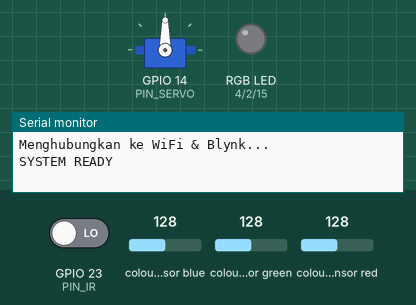
Recording of a sketch running on a simulated ESP32. Shown: servo, an RGB LED mixed from three pins (HIGH = lit), the last lines printed to the serial monitor. Wiring (inferred from the names in the program): TCS3200 colour sensor: output GPIO 22; S2 GPIO 19; S3 GPIO 21; S0 GPIO 5; S1 GPIO 18. Dashed ring = blinking. The inputs (shaded band) are chosen by the test bench; at power-on: colour sensor blue 128, colour sensor green 128, colour sensor red 128, GPIO 23 (PIN_IR) LOW. WiFi joins after 1.5 s; servers stay silent unless stated; pins used as bus, display or sensor lines are not drawn.

Above: at 3.0 s.
3.1 s: colour sensor blue set to 65
5.2 s: colour sensor blue set to 59
At 6.5 s:
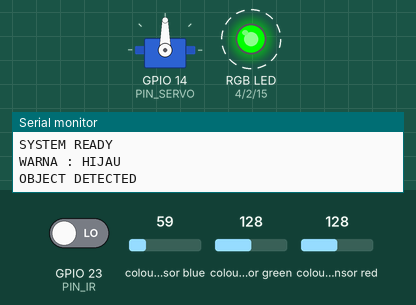
8.2 s: colour sensor green set to 11
11.2 s: colour sensor green set to 8
At 13.7 s:
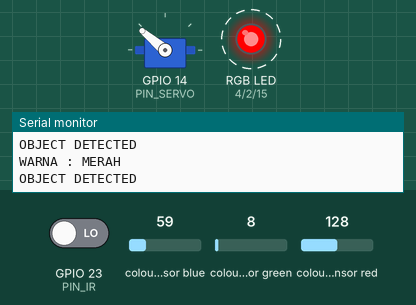
14.2 s: colour sensor red set to 30
At 14.92 s:
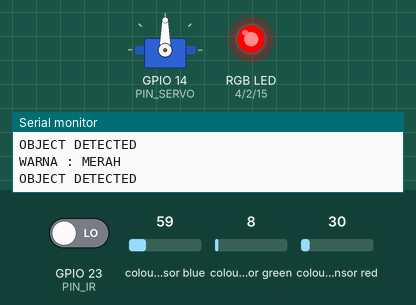
17.2 s: colour sensor red set to 24
At 18.9 s:
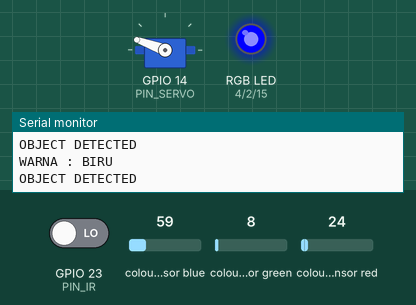
Timing chart, 0 to 21.2 s (numbered marks = the images above; inputs shaded):
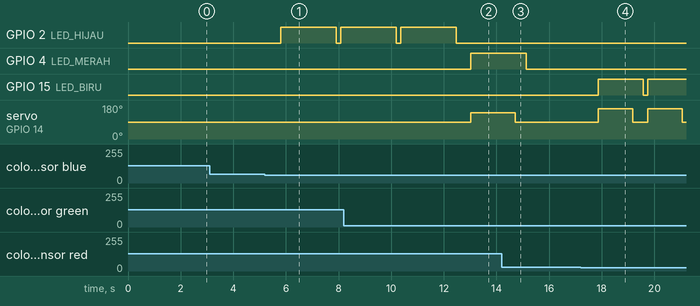

Measured:
- the behaviour switches between 62 and 61 on colour sensor blue (found by bisection; images 0 and 1)
- the behaviour switches between 10 and 9 on colour sensor green (found by bisection; images 1 and 2)
- the behaviour switches between 27 and 26 on colour sensor red (found by bisection; images 3 and 4)
- after the input at 3.1 s, every drawn part: stays the same
- after the input at 5.2 s, GPIO 2 (LED_HIJAU): LOW → HIGH after 0.60 s, → LOW 2.1 s later, → HIGH 0.18 s later
- after the input at 17.2 s, GPIO 15 (LED_BIRU): LOW → HIGH after 0.67 s, → LOW 1.7 s later, → HIGH 0.18 s later; servo on GPIO 14 (PIN_SERVO): alternates 160° for 1.3 s and 90° for 0.59 s, starting after 0.67 s

The sketch:

ESP32_Color_Sorter.ino
```cpp
//=====================================================
// PROYEK : PENYORTIR WARNA OTOMATIS BERBASIS ESP32
// SENSOR : TCS3200
// METODE : Circular Buffer + Moving Average +
//           Euclidean Distance + Selection Sort + k-NN
// AKTUATOR : Servo 180°
// MONITORING : Blynk IoT
//=====================================================


#define BLYNK_TEMPLATE_ID   "TMPL6HSg78t_E"
#define BLYNK_TEMPLATE_NAME "Penyortir Warna"
#define BLYNK_AUTH_TOKEN    "LpistW7a2A48oohl62R_QoWS1dTYtP4o"
#define BLYNK_PRINT Serial

#include <WiFi.h>
#include <BlynkSimpleEsp32.h>

#include <ESP32Servo.h>
#include <math.h>

char ssid[] = "hospot";
char pass[] = "33333333";

#define V_WARNA        V0
#define V_STATUS       V1
#define V_R            V2
#define V_G            V3
#define V_B            V4
#define V_JARAK        V5
#define V_COUNT_MERAH  V6
#define V_COUNT_HIJAU  V7
#define V_COUNT_BIRU   V8
#define V_COUNT_TOTAL  V9
#define V_RESET        V10

#define PIN_S0 5
#define PIN_S1 18
#define PIN_S2 19
#define PIN_S3 21
#define PIN_OUT 22

#define PIN_IR 23

#define PIN_SERVO 14

#define LED_MERAH 4
#define LED_HIJAU 2
#define LED_BIRU 15

#define SUDUT_LURUS        90    // posisi netral/lurus (HIJAU lewat tengah)

#define SUDUT_DORONG_MERAH 140   // dorong ke KIRI (lebih besar dari 90)
#define SUDUT_DORONG_BIRU  160    // dorong ke KANAN (lebih kecil dari 90)

#define DELAY_GERAK_AWAL   400   // waktu servo bergerak menuju posisi dorong (ms)

#define DELAY_TAHAN_MERAH  1300  // <<< DIPERBESAR untuk MERAH >>>
#define DELAY_TAHAN_BIRU   900   // waktu tahan untuk BIRU (silakan sesuaikan)

#define DELAY_KEMBALI      400   // waktu servo bergerak balik ke posisi lurus (ms)

#define BUFFER_SIZE 5
#define JUMLAH_DATA 20
#define K 5
float dataLatih[JUMLAH_DATA][3] =
{
  {74,170,146},
  {50,151,123},
  {67,173,145},
  {58,160,134},
  {37,131,104},

  {97,69,97},
  {90,64,90},
  {103,78,104},
  {109,88,110},
  {116,96,118},

  {144,123,71},
  {148,126,73},
  {160,149,93},
  {170,165,111},
  {163,162,109},

  {114,126,118},
  {94,104,97},
  {95,105,98},
  {98,108,101},
  {102,112,104}
};

int label[JUMLAH_DATA] =
{
  1,1,1,1,1,
  2,2,2,2,2,
  3,3,3,3,3,
  0,0,0,0,0
};
Servo servoPemisah;

BlynkTimer timer;

int bufferR[BUFFER_SIZE];
int bufferG[BUFFER_SIZE];
int bufferB[BUFFER_SIZE];

int indeksBuffer = 0;

String warnaTersimpan = "UNKNOWN";

bool warnaSudahTerbaca = false;
bool prosesAktif = false;

float gAvgR = 0, gAvgG = 0, gAvgB = 0, gJarakTerdekat = 999;
unsigned long jumlahMerah = 0, jumlahHijau = 0, jumlahBiru = 0;


//=====================================================
// Fungsi membaca frekuensi warna dari sensor TCS3200
//=====================================================
int bacaKanal(bool s2, bool s3)
{
  digitalWrite(PIN_S2, s2);
  digitalWrite(PIN_S3, s3);

  delay(5);

  long total = 0;

  for(int i=0;i<10;i++)
  {
    total += pulseIn(PIN_OUT, LOW);
    delay(2);
  }

  return total/10;
}

//=====================================================
// Fungsi memasukkan data RGB ke circular buffer
//=====================================================
void updateBuffer(int R,int G,int B)
{
  bufferR[indeksBuffer]=R;
  bufferG[indeksBuffer]=G;
  bufferB[indeksBuffer]=B;

  indeksBuffer++;

  if(indeksBuffer>=BUFFER_SIZE)
    indeksBuffer=0;
}

//=====================================================
// Fungsi menghitung rata-rata data pada buffer
//=====================================================
float rataRata(int buffer[])
{
  long total=0;

  for(int i=0;i<BUFFER_SIZE;i++)
    total+=buffer[i];

  return total/(float)BUFFER_SIZE;
}

//=====================================================
// Fungsi menghitung jarak Euclidean terhadap data latih
//=====================================================
float euclidean(float R,float G,float B,int i)
{
  float dR=R-dataLatih[i][0];
  float dG=G-dataLatih[i][1];
  float dB=B-dataLatih[i][2];

  return sqrt(dR*dR+dG*dG+dB*dB);
}

//=====================================================
// Fungsi mengurutkan data menggunakan Selection Sort
//=====================================================
void selectionSort(float d[], int idx[], int n)
{
  for(int i=0;i<n-1;i++)
  {
    int minIdx=i;

    for(int j=i+1;j<n;j++)
    {
      if(d[j]<d[minIdx])
        minIdx=j;
    }

    float tempD=d[i];
    d[i]=d[minIdx];
    d[minIdx]=tempD;

    int tempI=idx[i];
    idx[i]=idx[minIdx];
    idx[minIdx]=tempI;
  }
}

//=====================================================
// Fungsi klasifikasi warna menggunakan algoritma k-NN
//=====================================================
String klasifikasiKNN(float R,float G,float B)
{
  float distance[JUMLAH_DATA];
  int idx[JUMLAH_DATA];

  for(int i=0;i<JUMLAH_DATA;i++)
  {
    distance[i]=euclidean(R,G,B,i);
    idx[i]=label[i];
  }

  selectionSort(distance,idx,JUMLAH_DATA);

  if(distance[0]>60)
    return "UNKNOWN";

  int merah=0;
  int hijau=0;
  int biru=0;
  int tidak=0;

  for(int i=0;i<K;i++)
  {
    if(idx[i]==1) merah++;
    else if(idx[i]==2) hijau++;
    else if(idx[i]==3) biru++;
    else tidak++;
  }

  if(merah>=3) return "MERAH";
  if(hijau>=3) return "HIJAU";
  if(biru>=3) return "BIRU";
  if(tidak>=3) return "TIDAK ADA OBJEK";

  return "UNKNOWN";
}


//=====================================================
// Fungsi mencari jarak terdekat terhadap data latih
//=====================================================
float jarakTerdekatKNN(float R, float G, float B)
{
  float terkecil = euclidean(R, G, B, 0);

  for (int i = 1; i < JUMLAH_DATA; i++)
  {
    float d = euclidean(R, G, B, i);
    if (d < terkecil) terkecil = d;
  }

  return terkecil;
}


//=====================================================
// Fungsi mematikan seluruh LED indikator
//=====================================================
void matikanLED()
{
  digitalWrite(LED_MERAH,LOW);
  digitalWrite(LED_HIJAU,LOW);
  digitalWrite(LED_BIRU,LOW);
}


//=====================================================
// Fungsi menyalakan LED sesuai warna hasil klasifikasi
//=====================================================
void tampilkanLED(String warna)
{
  matikanLED();

  if(warna=="MERAH")
    digitalWrite(LED_MERAH,HIGH);

  else if(warna=="HIJAU")
    digitalWrite(LED_HIJAU,HIGH);

  else if(warna=="BIRU")
    digitalWrite(LED_BIRU,HIGH);
}


//=====================================================
// Fungsi menggerakkan servo pemisah berdasarkan warna
//=====================================================
void gerakServo(String warna)
{
  int sudutDorong = SUDUT_LURUS;
  int delayTahan = 0;
  bool perluDorong = false;

  if(warna=="MERAH")
  {
    sudutDorong = SUDUT_DORONG_MERAH;
    delayTahan  = DELAY_TAHAN_MERAH;
    perluDorong = true;
  }
  else if(warna=="BIRU")
  {
    sudutDorong = SUDUT_DORONG_BIRU;
    delayTahan  = DELAY_TAHAN_BIRU;
    perluDorong = true;
  }

  if(perluDorong)
  {
    servoPemisah.write(sudutDorong);
    delay(DELAY_GERAK_AWAL);

    delay(delayTahan);

    servoPemisah.write(SUDUT_LURUS);
    delay(DELAY_KEMBALI);
  }
  else
  {
    servoPemisah.write(SUDUT_LURUS);
    delay(DELAY_GERAK_AWAL + DELAY_TAHAN_MERAH + DELAY_KEMBALI);
  }
}


//=====================================================
// Fungsi mengirim status sistem ke aplikasi Blynk
//=====================================================
void kirimStatusBlynk(String s)
{
  Blynk.virtualWrite(V_STATUS, s);
}


//=====================================================
// Fungsi memperbarui jumlah objek pada Blynk
//=====================================================
void perbaruiCounterBlynk()
{
  unsigned long total = jumlahMerah + jumlahHijau + jumlahBiru;

  Blynk.virtualWrite(V_COUNT_MERAH, jumlahMerah);
  Blynk.virtualWrite(V_COUNT_HIJAU, jumlahHijau);
  Blynk.virtualWrite(V_COUNT_BIRU, jumlahBiru);
  Blynk.virtualWrite(V_COUNT_TOTAL, total);
}


//=====================================================
// Fungsi mengirim nilai RGB dan jarak secara realtime
//=====================================================
void kirimRealtimeKeBlynk()
{
  Blynk.virtualWrite(V_R, gAvgR);
  Blynk.virtualWrite(V_G, gAvgG);
  Blynk.virtualWrite(V_B, gAvgB);
  Blynk.virtualWrite(V_JARAK, gJarakTerdekat);
}

BLYNK_WRITE(V_RESET)
{
  int ditekan = param.asInt();

  if (ditekan)
  {
    jumlahMerah = 0;
    jumlahHijau = 0;
    jumlahBiru = 0;

    perbaruiCounterBlynk();
    Serial.println("COUNTER DI-RESET DARI APP BLYNK");
  }
}

BLYNK_CONNECTED()
{
  Blynk.virtualWrite(V_WARNA, "-");
  Blynk.virtualWrite(V_STATUS, "SIAP");
  perbaruiCounterBlynk();
}


//=====================================================
// Fungsi inisialisasi seluruh perangkat
//=====================================================
void setup()
{
  Serial.begin(115200);

  pinMode(PIN_S0,OUTPUT);
  pinMode(PIN_S1,OUTPUT);
  pinMode(PIN_S2,OUTPUT);
  pinMode(PIN_S3,OUTPUT);
  pinMode(PIN_OUT,INPUT);

  digitalWrite(PIN_S0,HIGH);
  digitalWrite(PIN_S1,LOW);

  pinMode(PIN_IR,INPUT);

  pinMode(LED_MERAH,OUTPUT);
  pinMode(LED_HIJAU,OUTPUT);
  pinMode(LED_BIRU,OUTPUT);

  servoPemisah.attach(PIN_SERVO);
  servoPemisah.write(SUDUT_LURUS);

  matikanLED();

  for(int i=0;i<BUFFER_SIZE;i++)
  {
    bufferR[i]=0;
    bufferG[i]=0;
    bufferB[i]=0;
  }

  Serial.println("Menghubungkan ke WiFi & Blynk...");
  Blynk.begin(BLYNK_AUTH_TOKEN, ssid, pass);

  timer.setInterval(1000L, kirimRealtimeKeBlynk);

  Serial.println("SYSTEM READY");
}

//=====================================================
// Program utama yang berjalan terus-menerus
//=====================================================
void loop()
{
  Blynk.run();
  timer.run();

  int R=bacaKanal(LOW,LOW);
  int B=bacaKanal(LOW,HIGH);
  int G=bacaKanal(HIGH,HIGH);

  updateBuffer(R,G,B);

  float avgR=rataRata(bufferR);
  float avgG=rataRata(bufferG);
  float avgB=rataRata(bufferB);

  gAvgR = avgR;
  gAvgG = avgG;
  gAvgB = avgB;

  String hasil=klasifikasiKNN(avgR,avgG,avgB);

  gJarakTerdekat = jarakTerdekatKNN(avgR, avgG, avgB);

  if(!warnaSudahTerbaca)
  {
    if(hasil=="MERAH" || hasil=="HIJAU" || hasil=="BIRU")
    {
      warnaTersimpan=hasil;
      warnaSudahTerbaca=true;

      tampilkanLED(warnaTersimpan);

      Serial.print("WARNA : ");
      Serial.println(warnaTersimpan);

      Blynk.virtualWrite(V_WARNA, warnaTersimpan);
      kirimStatusBlynk("MEMBACA - TUNGGU IR");
    }
  }

  int ir=digitalRead(PIN_IR);

  if(ir==LOW && warnaSudahTerbaca && !prosesAktif)
  {
    prosesAktif=true;

    Serial.println("OBJECT DETECTED");

    kirimStatusBlynk("SORTIR JALAN");

    gerakServo(warnaTersimpan);

    if(warnaTersimpan=="MERAH") jumlahMerah++;
    else if(warnaTersimpan=="HIJAU") jumlahHijau++;
    else if(warnaTersimpan=="BIRU") jumlahBiru++;

    perbaruiCounterBlynk();

    warnaSudahTerbaca=false;
    warnaTersimpan="UNKNOWN";

    matikanLED();

    prosesAktif=false;

    kirimStatusBlynk("SIAP");
  }

  delay(100);
}
```
